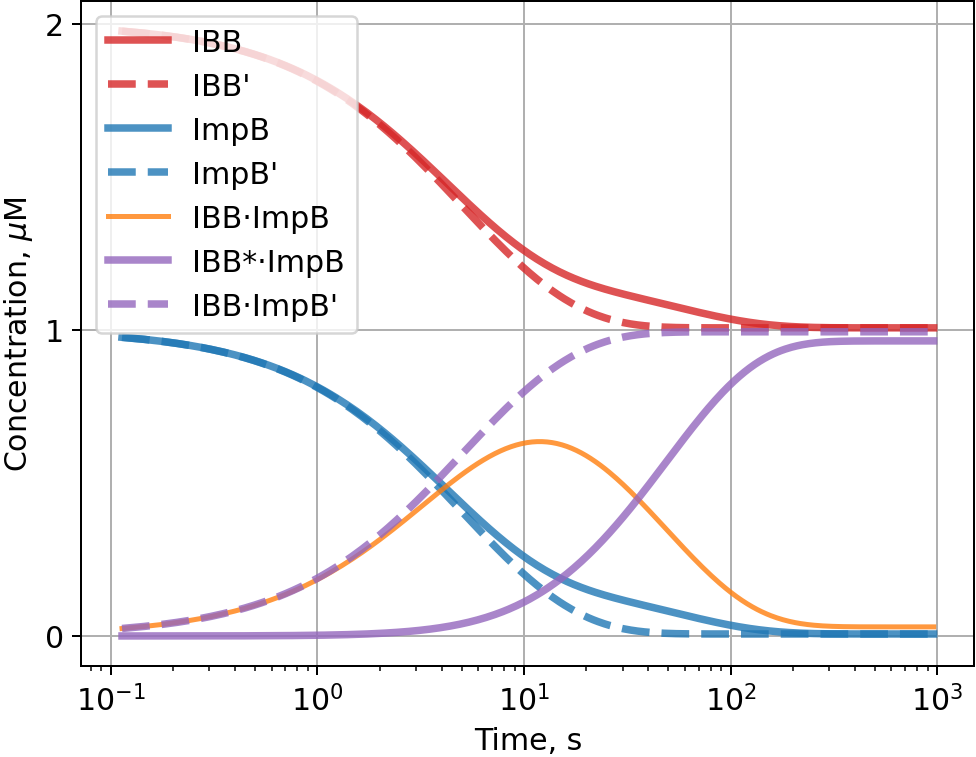

Write Python code to recreate this figure.
# RA, 2021-04-07

from bugs import *
from twig import log, LOG_FILE
from plox import rcParam

path = Path(__file__).parent.parent / "results"
assert path.is_dir()

file = first(path.glob("*.mat"))
assert file.is_file()

from scipy.io import loadmat

data = pd.Series(loadmat(str(file)))
# print(data)

X = pd.DataFrame(
    index=pd.Series(data.t.squeeze(), name='t', dtype=float),
    columns=pd.Series(data.names.squeeze(), name='species').transform(unlist1),
    data=data.x,
    dtype=float,
)

X = X[(1e-1 <= X.index) & (X.index <= 1e3)]
log.info(f"Effective k_d: {X['k_d_eff'].median()}")

X = X[["IBB", "IBB'", "ImpB", "ImpB'", "IBB·ImpB", "IBB*·ImpB", "IBB·ImpB'"]]

kw = {
    "IBB": dict(color='C3', ls='-', lw=3),
    "IBB'": dict(color='C3', ls='--', lw=3),
    "ImpB": dict(color='C0', ls='-', lw=3),
    "ImpB'": dict(color='C0', ls='--', lw=3),
    "IBB·ImpB": dict(color='C1', ls='-', lw=2),
    "IBB*·ImpB": dict(color='C4', ls='-', lw=3),
    "IBB·ImpB'": dict(color='C4', ls='--', lw=3),
}

style = {
    rcParam.Font.size: 12,
}

with Plox(style) as px:
    for (i, c) in enumerate(X.columns):
        px.a.plot(X.index, X[c], **kw.get(c, {}), label=c, alpha=0.8)
    px.a.set_xscale('log')
    px.a.set_xlabel("Time, s")
    px.a.set_ylabel("Concentration, $\mu$M")
    px.a.set_yticks(range[0, int(np.floor(max(px.a.get_ylim())))])
    px.a.grid(zorder=-10)
    px.a.legend(loc='upper left')

    for ex in ["png", "pdf"]:
        px.f.savefig(Path(__file__).with_suffix(f".{ex}"))


import shutil
shutil.copyfile(LOG_FILE, Path(__file__).with_suffix('.log'))
